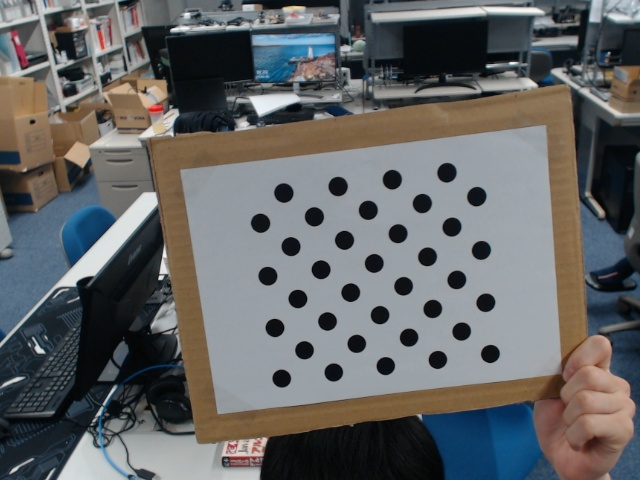
#> input picture Calibration/circle_grid.jpg, 640 x 480 px, found by its file name
$ python ex_circle_dot.py
#> lines starting #> are read from the running program, lines starting #| are printed output that depends on the picture; long printed decimals are rounded
import numpy as np
import cv2

def draw(img, corners, imgpts):
    corner = tuple(corners[0].ravel())
    img = cv2.line(img, (int(corners[0][0][0]), int(corners[0][0][1])), (int(imgpts[0][0][0]), int(imgpts[0][0][1])), (255,0,0), 5)   # x
    img = cv2.line(img, (int(corners[0][0][0]), int(corners[0][0][1])), (int(imgpts[1][0][0]), int(imgpts[1][0][1])), (0,255,0), 5)   # y
    img = cv2.line(img, (int(corners[0][0][0]), int(corners[0][0][1])), (int(imgpts[2][0][0]), int(imgpts[2][0][1])), (0,0,255), 5)   # z
    return img
# 円グリッドのサイズを指定
grid_size = (4, 9)  # 例として (rows, cols)

# 3Dオブジェクトポイント（ワールド座標系の座標）
objp = np.zeros((np.prod(grid_size), 3), dtype=np.float32)
objp[:, :2] = np.mgrid[0:grid_size[0], 0:grid_size[1]].T.reshape(-1, 2)
axis = np.float32([[3,0,0], [0,3,0], [0,0,-3]]).reshape(-1,3)
# 画像座標系における検出した点のリスト
imgpoints = []

# 画像の読み込み
img = cv2.imread('./Calibration/circle_grid.jpg')
#> img is the input picture: shape (480, 640, 3); mean B, G, R 101.4, 100.9, 99.6
gray = cv2.cvtColor(img, cv2.COLOR_BGR2GRAY)
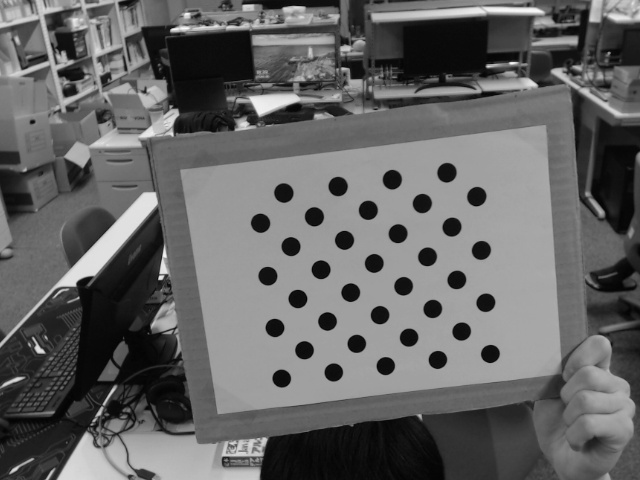
#> gray: shape (480, 640); min 1, max 254, mean 100.6

criteria = (cv2.TERM_CRITERIA_EPS + cv2.TERM_CRITERIA_MAX_ITER, 30, 0.001)

# 円グリッドの検出
criteria = (cv2.TERM_CRITERIA_EPS + cv2.TERM_CRITERIA_MAX_ITER, 30, 0.001)
found, corners = cv2.findCirclesGrid(gray, grid_size, flags=cv2.CALIB_CB_ASYMMETRIC_GRID)
#> found = True; corners = 36 rows, first 8: [281.2, 378.1], [274.5, 327.4], [267.4, 275.7], [260.1, 222.7], [304, 349.8], [297.4, 298.5], [290.5, 246.2], [283.4, 192.5]

if found:
    imgpoints.append(corners)

    # 円グリッドを描画
    cv2.drawChessboardCorners(img, grid_size, corners, found)

    # カメラキャリブレーション
    ret, mtx, dist, rvecs, tvecs = cv2.calibrateCamera([objp], imgpoints, gray.shape[::-1], None, None)
#> ret = 13.11; mtx = [[87816, 0, 301.4], [0, 25728.4, 248.1], [0, 0, 1]]; dist = [[194.6, -75.86, -2.39, 0.453, -0.0841]]; rvecs = ([1.12, -1.09, -1.34],); tvecs = ([-0.128, 2.3, 480.8],)

    # 外部パラメータの取得
    rotation_vector = rvecs[0]  # 回転ベクトル
#> rotation_vector = [1.12, -1.09, -1.34]
    translation_vector = tvecs[0]  # 並進ベクトル
#> translation_vector = [-0.128, 2.3, 480.8]

    print("Rotation Vector:")
    print(rotation_vector)
#| [[ 1.125]
#|  [-1.092]
#|  [-1.341]]
    print("Translation Vector:")
    print(translation_vector)
#| [[-1.28204142e-01]
#|  [ 2.29535737e+00]
#|  [ 4.80798165e+02]]

    corners2 = cv2.cornerSubPix(gray,corners,grid_size,(-1,-1),criteria)
#> corners2 has the same summary as corners
    ret3, rvecs, tvecs, _ = cv2.solvePnPRansac(objp, corners2, mtx, dist)
#> ret3 = False; rvecs = [0, 0, 0]; tvecs = [-1.24, 0, 0]

    # 外部パラメータを使用してワールド座標系の原点を画像座標系に描画する
    origin = np.array([[0, 0, 0]], dtype=np.float32)
    axis_points, _ = cv2.projectPoints(axis, rvecs, tvecs, mtx, dist)
#> axis_points = [[-19050028, -190009.1], [707236800, -501369632], [1185561.6, -10265.8]]


    # project 3D points to image plane
    imgpts, jac = cv2.projectPoints(axis, rvecs, tvecs, mtx, dist)
#> imgpts has the same summary as axis_points

    img = draw(img,corners2,imgpts)
#> in draw, `corner = tuple(corners[0].ravel())`: corner = (281.2, 378.1)
#> in draw, `img = cv2.line(img, (int(corners[0][0][0]), int(corners[0][0][1])), (i..`:
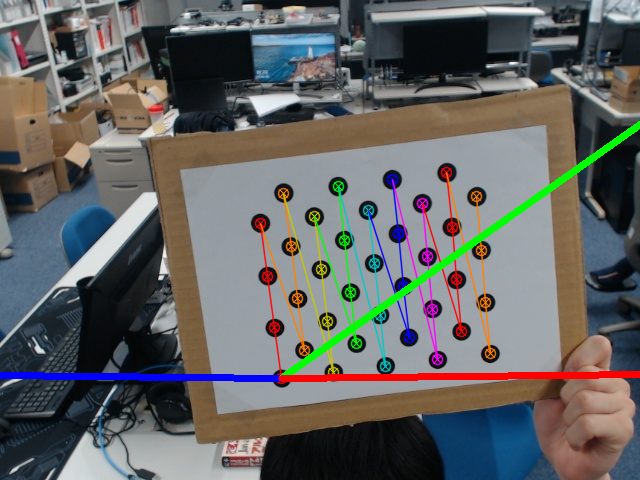
#> img: shape (480, 640, 3); mean B, G, R 100.1, 101, 100.4
    cv2.imshow('Image', img)
    cv2.waitKey(0)
    cv2.destroyAllWindows()

else:
    print("円グリッドが見つかりませんでした。")
